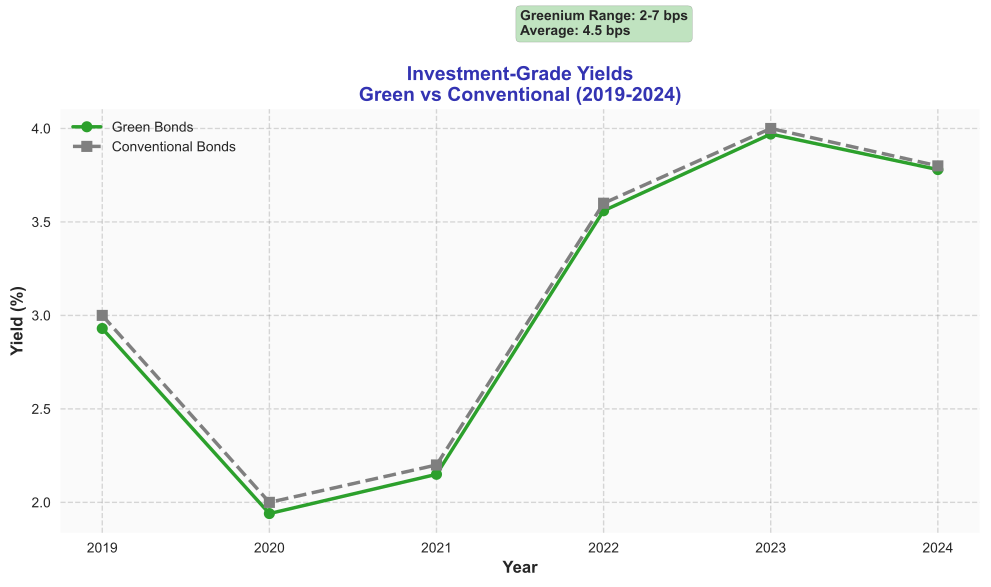

The script that saved this image:
import matplotlib.pyplot as plt
import numpy as np

COLORS = {'primary': '#3333B2', 'success': '#2CA02C', 'neutral': '#7F7F7F'}

def generate_chart():
    try:
        plt.style.use('seaborn-v0_8')
        fig, ax = plt.subplots(figsize=(10, 6))

        years = np.array([2019, 2020, 2021, 2022, 2023, 2024])
        # Realistic greenium pattern: declining from 7 bps (2019) to 2 bps (2024)
        # Based on academic research: Amundi 2024, Robeco 2024, CEPR studies
        green_yields = np.array([2.93, 1.94, 2.15, 3.56, 3.97, 3.78])
        conv_yields = np.array([3.00, 2.00, 2.20, 3.60, 4.00, 3.80])
        greenium_bps = (conv_yields - green_yields) * 100  # Convert to bps

        # Plot yields
        ax.plot(years, green_yields, color=COLORS['success'], linewidth=2.5,
               marker='o', markersize=8, label='Green Bonds')
        ax.plot(years, conv_yields, color=COLORS['neutral'], linewidth=2.5,
               marker='s', markersize=8, label='Conventional Bonds', linestyle='--')

        # Add greenium annotation with range
        ax.text(2021.5, 4.5, f'Greenium Range: 2-7 bps\nAverage: {greenium_bps.mean():.1f} bps',
               fontsize=10, fontweight='bold',
               bbox=dict(boxstyle='round', facecolor=COLORS['success'], alpha=0.3))

        ax.set_xlabel('Year', fontsize=12, fontweight='bold')
        ax.set_ylabel('Yield (%)', fontsize=12, fontweight='bold')
        ax.set_title('Investment-Grade Yields\nGreen vs Conventional (2019-2024)',
                     fontsize=14, fontweight='bold', color=COLORS['primary'])
        ax.legend(fontsize=10)
        ax.grid(True, alpha=0.3, linestyle='--', color=COLORS['neutral'])

        ax.set_facecolor('#FAFAFA')
        fig.patch.set_facecolor('white')

        plt.tight_layout()
        plt.savefig('charts/week1/week1_v2_goal3_chart1_yields.pdf', format='pdf',
                    dpi=300, bbox_inches='tight', facecolor='white', edgecolor='none')
        print("SUCCESS: charts/week1/week1_v2_goal3_chart1_yields.pdf")
        plt.close()
        return True
    except Exception as e:
        print(f"ERROR: {e}")
        return False

if __name__ == "__main__":
    exit(0 if generate_chart() else 1)
